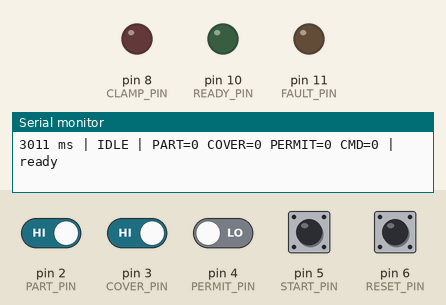
A sketch run on a simulated Arduino Uno, built with avr-gcc and run on an emulated ATmega328P. On the bench: output pins drawn as LEDs (lit = HIGH), the last lines printed to the serial monitor. Inputs (shaded band) come from the test bench; at power-on: pin 2 (PART_PIN), pin 3 (COVER_PIN), pin 5 (START_PIN), pin 6 (RESET_PIN) HIGH, pin 4 (PERMIT_PIN) LOW.

Above: at 3.7 s.
3.8 s: pin 3 (COVER_PIN) driven LOW and pin 4 (PERMIT_PIN) driven HIGH
At 5.0 s:
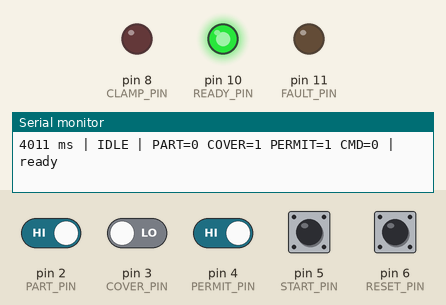
5.3 s: pin 3 (COVER_PIN) driven HIGH
At 6.4 s:
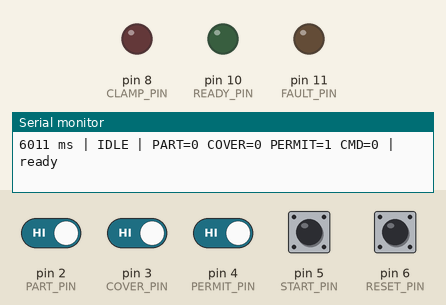
6.8 s: pin 3 (COVER_PIN) driven LOW
At 7.5 s:
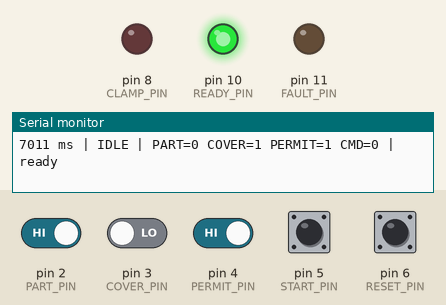
8.3 s: pin 2 (PART_PIN) driven LOW and pin 5 (START_PIN) driven LOW
At 9.6 s:
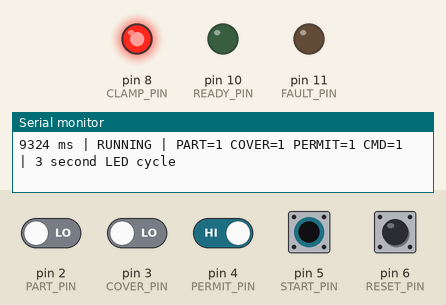
11.3 s: pin 2 (PART_PIN) driven HIGH
At 12.2 s:
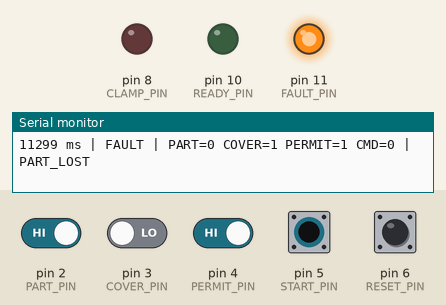
Timing chart, 0 to 13.8 s (numbered marks = the images above; inputs shaded):
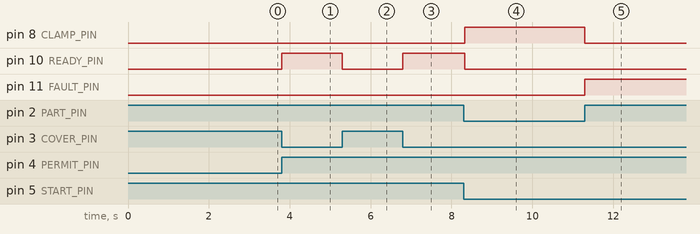

Measured:
- after the input at 3.8 s, pin 10 (READY_PIN): LOW → HIGH at once
- after the input at 5.3 s, pin 10 (READY_PIN): HIGH → LOW at once
- after the input at 6.8 s, pin 10 (READY_PIN): LOW → HIGH at once
- after the input at 8.3 s, pin 8 (CLAMP_PIN): LOW → HIGH at once; pin 10 (READY_PIN): HIGH → LOW at once
- after the input at 11.3 s, pin 11 (FAULT_PIN): LOW → HIGH at once

The sketch:

sketch.ino
```cpp
#include <Arduino.h>

// S3 bench demonstration. Not a port of the production cell controller.
// No actuator, clamp feedback, unit journal, networking or certified safety.
enum State { IDLE, RUNNING, COMPLETE, FAULT };
struct Inputs { bool part, cover, permit, start, reset; };
struct Controller {
  State state = IDLE;
  bool command = false;
  bool previousStart = false;
  bool previousReset = false;
  bool boot = true;
  uint32_t began = 0;
  const char *reason = "ready";

  void update(uint32_t now, const Inputs &in) {
    const bool startEdge = in.start && !previousStart;
    const bool resetEdge = in.reset && !previousReset;
    previousStart = in.start;
    previousReset = in.reset;
    if (boot) {
      boot = false;
      previousStart = in.start;
      previousReset = in.reset;
      command = false;
      if (in.part) { state = FAULT; reason = "BOOT_OCCUPIED"; }
      return;
    }
    if (state == RUNNING && (!in.permit || !in.cover || !in.part)) {
      state = FAULT;
      reason = !in.permit ? "PERMIT_REMOVED" : !in.cover ? "COVER_OPEN" : "PART_LOST";
    }
    command = false;
    if (state == FAULT) {
      // Remove the part, restore permissives, release START, then press RESET.
      if (resetEdge && in.permit && in.cover && !in.part && !in.start) {
        state = IDLE; reason = "fault reset; load a new part";
      }
      return;
    }
    if (state == COMPLETE) {
      if (!in.part && !in.start) { state = IDLE; reason = "ready"; }
      return;
    }
    if (state == IDLE && startEdge) {
      if (in.part && in.cover && in.permit && !in.reset) {
        state = RUNNING; began = now; reason = "3 second LED cycle";
      } else {
        reason = "START_REJECTED: check part, cover, permit and RESET";
      }
    }
    if (state == RUNNING) {
      if (uint32_t(now - began) >= 3000) {
        state = COMPLETE; reason = "complete; remove part";
      } else { command = true; }
    }
  }
};

// Arduino adapter. PCB J2: 3=CMD, 4=PART_N, 5=COVER_N, 6=PERMIT_OK.
const uint8_t PART_PIN=2, COVER_PIN=3, PERMIT_PIN=4;
const uint8_t START_PIN=5, RESET_PIN=6, CLAMP_PIN=8;
const uint8_t READY_PIN=10, FAULT_PIN=11;
const uint32_t BUTTON_DEBOUNCE_MS=25;
struct Button {
  explicit Button(uint8_t p) : pin(p) {}
  uint8_t pin;
  bool raw=false, stable=false;
  uint32_t changed=0;
  bool read(uint32_t now) {
    bool value=digitalRead(pin)==LOW;
    if (value!=raw) {raw=value; changed=now;}
    if (uint32_t(now-changed)>=BUTTON_DEBOUNCE_MS) stable=raw;
    return stable;
  }
};
Controller cell;
Button startButton{START_PIN}, resetButton{RESET_PIN};
const char *names[]={"IDLE","RUNNING","COMPLETE","FAULT"};
State lastState=FAULT;
const char *lastReason=nullptr;
uint32_t lastStatus=0;
void setup() {
  digitalWrite(CLAMP_PIN,LOW); pinMode(CLAMP_PIN,OUTPUT);
  pinMode(READY_PIN,OUTPUT); pinMode(FAULT_PIN,OUTPUT);
  pinMode(PART_PIN,INPUT_PULLUP); pinMode(COVER_PIN,INPUT_PULLUP);
  pinMode(PERMIT_PIN,INPUT);  // Wokwi SPDT drives both 0V and 5V.
  pinMode(START_PIN,INPUT_PULLUP); pinMode(RESET_PIN,INPUT_PULLUP);
  Serial.begin(115200);
  Serial.println(F("S3 LED BENCH DEMO | no physical actuator"));
  Serial.println(F("Set PART/COVER/PERMIT right, press START. Open any switch during RUNNING to fault."));
  Serial.println(F("Fault reset: remove PART, restore COVER/PERMIT, release START, press RESET."));
}
void loop() {
  uint32_t now=millis();
  Inputs in{digitalRead(PART_PIN)==LOW, digitalRead(COVER_PIN)==LOW,
            digitalRead(PERMIT_PIN)==HIGH,startButton.read(now),resetButton.read(now)};
  cell.update(now,in);
  // Raw permissives gate the output on every loop, without button debounce delay.
  bool enabled=cell.command && in.permit && in.cover && in.part;
  digitalWrite(CLAMP_PIN,enabled?HIGH:LOW);
  digitalWrite(READY_PIN,cell.state==IDLE && in.permit && in.cover?HIGH:LOW);
  digitalWrite(FAULT_PIN,cell.state==FAULT?HIGH:LOW);
  if (cell.state!=lastState || cell.reason!=lastReason || uint32_t(now-lastStatus)>=1000) {
    Serial.print(now); Serial.print(F(" ms | ")); Serial.print(names[cell.state]);
    Serial.print(F(" | PART="));Serial.print(in.part);
    Serial.print(F(" COVER="));Serial.print(in.cover);
    Serial.print(F(" PERMIT="));Serial.print(in.permit);
    Serial.print(F(" CMD="));Serial.print(enabled);
    Serial.print(F(" | "));Serial.println(cell.reason);
    lastState=cell.state;lastReason=cell.reason;lastStatus=now;
  }
  delay(1);
}
```
